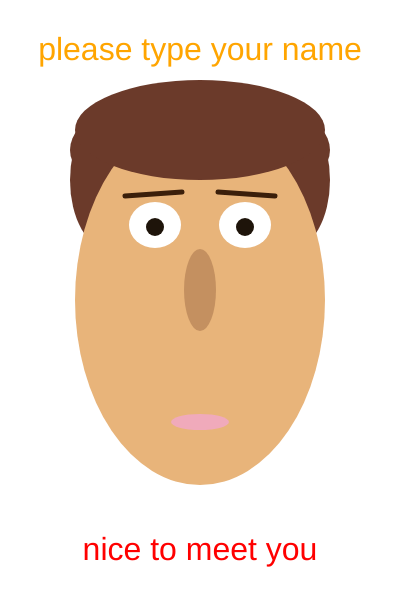
Frame 1 (no input)
Frame 60 (no input): identical to frame 1, image omitted
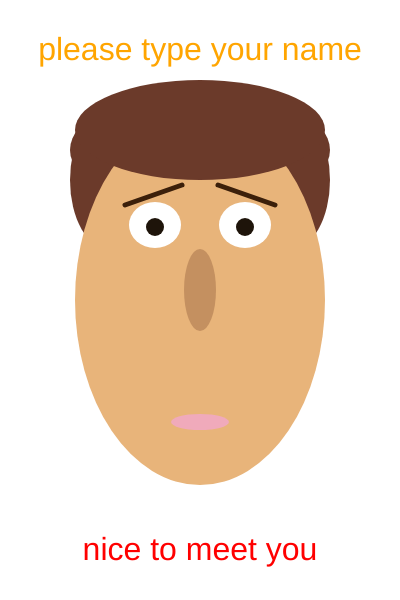
Frame 120 (the mouse pressed at the canvas centre since frame 60)

The p5.js sketch that drew these frames (run headless with seeded random() and noise() and a simulated clock; from frame 60 on, the mouse is pressed at the canvas centre):

// p5.js sketch
// ── sketch.js
let flipped = false;
let angryBrows = false;

function setup() {
  createCanvas(400, 600);
}

function draw() {
  background(255);

  // text 
  textAlign(CENTER);
  fill('orange');
  textSize(32);
  text('please type your name', width/2, 60);

  fill('red');
  textSize(32);
  text('nice to meet you', width/2, height - 40);

  // flip 
  push();
  translate(width/2, height/2);
  if (flipped) {
    scale(1, -1);
  }
  translate(-width/2, -height/2);

  // hair (drawn before head so it sits behind)
  fill('#6B3A2A');
  noStroke();
  ellipse(width/2, height/2 - 150, 260, 120);       // top hair mound
  ellipse(width/2 - 90, height/2 - 120, 80, 140);  // left side hair
  ellipse(width/2 + 90, height/2 - 120, 80, 140);  // right side hair

  // head
  fill('#E8B47A');
  noStroke();
  ellipse(width/2, height/2, 250, 370);
  // top hair mound so it sits on top of head
  fill('#6B3A2A');
  ellipse(width/2, height/2 - 170, 250, 100);  
  // eyebrows
  stroke('#3B1F0A');
  strokeWeight(5);
  strokeCap(ROUND);
  if (angryBrows) {
    // angry - slanted inward downward
    line(width/2 - 75, height/2 - 95,  width/2 - 18, height/2 - 115);
    line(width/2 + 18, height/2 - 115, width/2 + 75, height/2 - 95);
  } else {
    // normal
    line(width/2 - 75, height/2 - 104, width/2 - 18, height/2 - 108);
    line(width/2 + 18, height/2 - 108, width/2 + 75, height/2 - 104);
  }

  // left eye white
  fill(255);
  noStroke();
  ellipse(width/2 - 45, height/2 - 75, 52, 46);

  // right eye white
  ellipse(width/2 + 45, height/2 - 75, 52, 46);

  // left eye
  fill(30, 20, 10);
  ellipse(width/2 - 45, height/2 - 73, 18, 18);

  // right eye
  ellipse(width/2 + 45, height/2 - 73, 18, 18);

  // nose
  fill('#C49060');
  noStroke();
  ellipse(width/2, height/2 - 10, 32, 82);

  // lips
  fill('#F0AABB');
  ellipse(width/2, height/2 + 122, 58, 16);

  pop();
}

function keyPressed() {
  flipped = !flipped;
}

function mousePressed() {
  let d = dist(mouseX, mouseY, width/2, height/2 - 10);
  if (d < 40) {
    angryBrows = !angryBrows;
  }
}
// ── style.css
html, body {
  margin: 0;
  padding: 0;
}
canvas {
    display: block;
    border-width: 8px;
    border-style: solid;
    border-color: #646161;;
}
body {
  background-color: #fa8b14;
}
